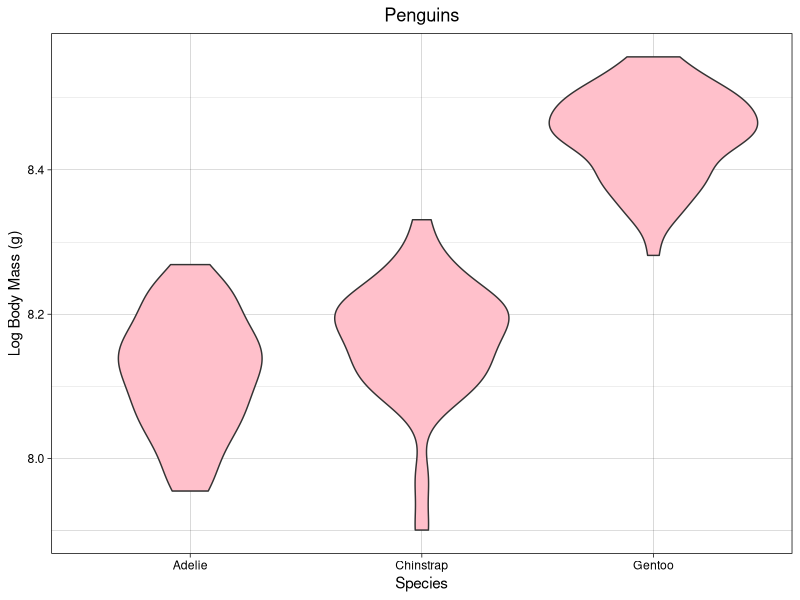

The R script that drew this image:
### This is my Script for the lab assignment on the penguin data for week 4 ###
### Created by Ashlee Ochoa 
### Created on 2022-02-10 

### Loading libraries 
library(palmerpenguins)
library(tidyverse)
library(here)
library(ggplot2)

### Load Data 
glimpse(penguins)


### Question 1 ###
penguins %>%
  group_by(species, sex, island) %>% 
  summarise(mean_bodymass = mean(body_mass_g, na.rm=TRUE),
             variance_bodymass = var(body_mass_g, na.rm = TRUE)) %>% 
  drop_na(species, sex, island)

penguins %>% 
  filter(sex == "female") %>% 
  mutate(log_bodymass = log(body_mass_g)) %>% 
  select(species, island, sex, log_bodymass) %>% 
  ggplot(aes(x = species, y = log_bodymass)) +
  geom_violin(fill = "Pink") +
  labs(y = "Log Body Mass (g)", x = "Species", title = "Penguins") + 
  theme_linedraw() + 
  theme(plot.title= element_text(hjust = 0.5))
